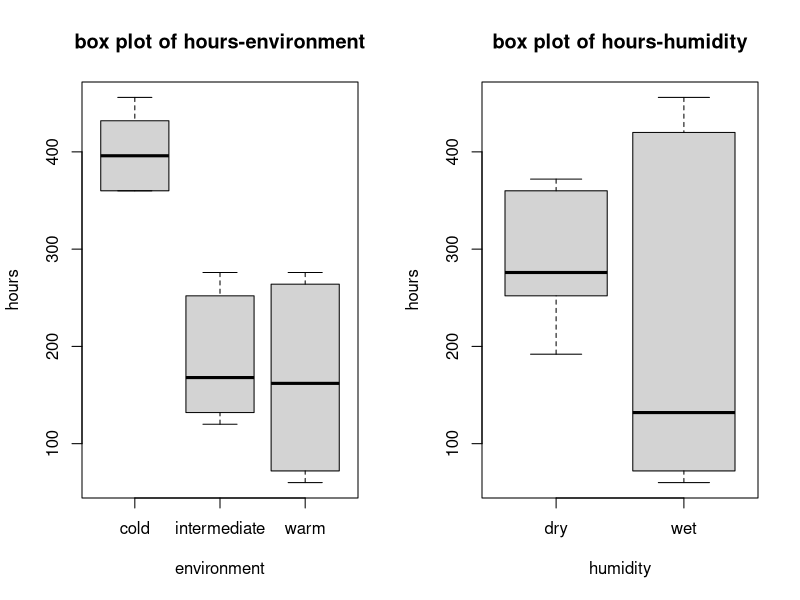
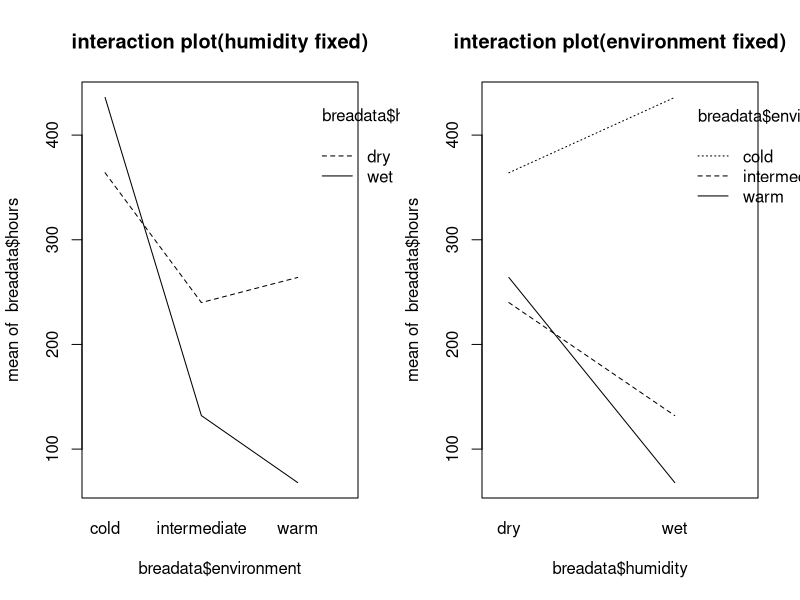
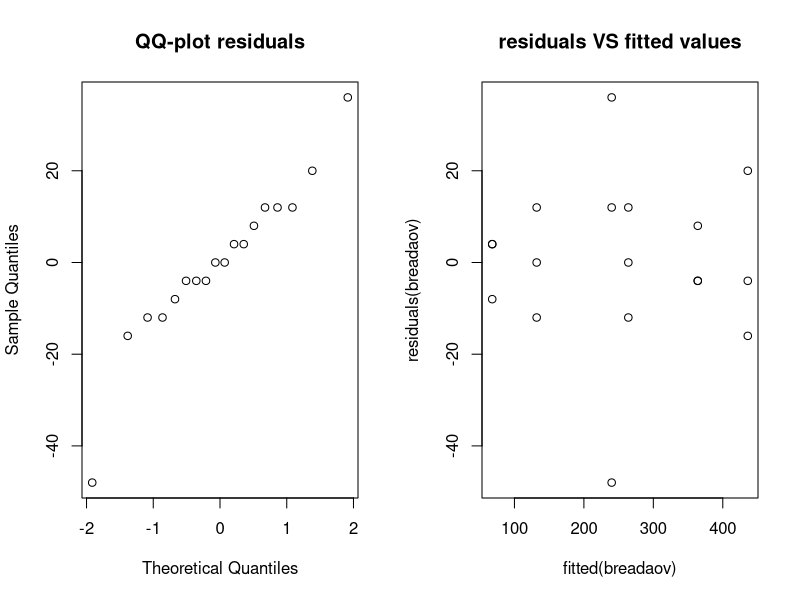
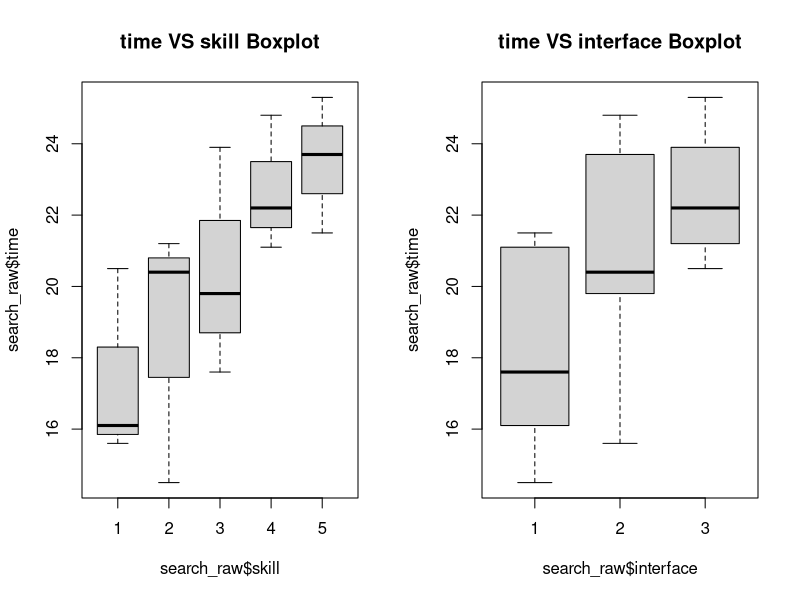
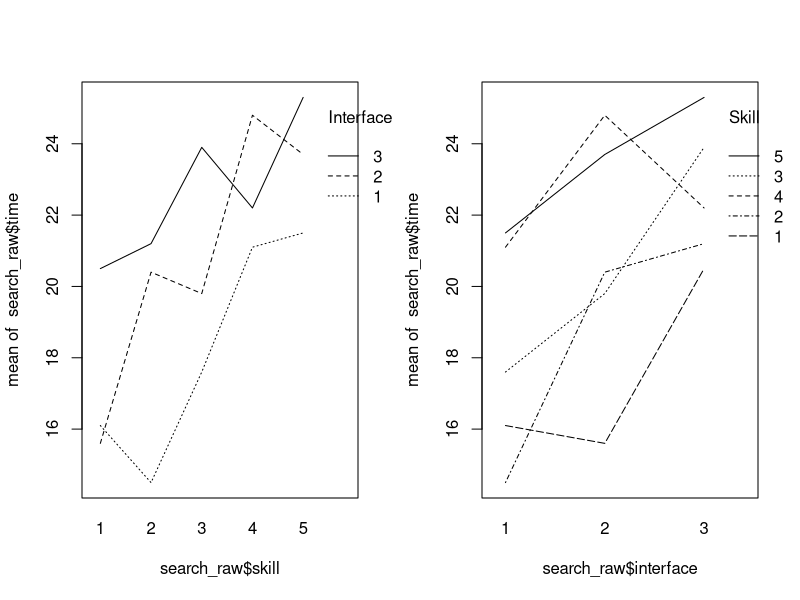
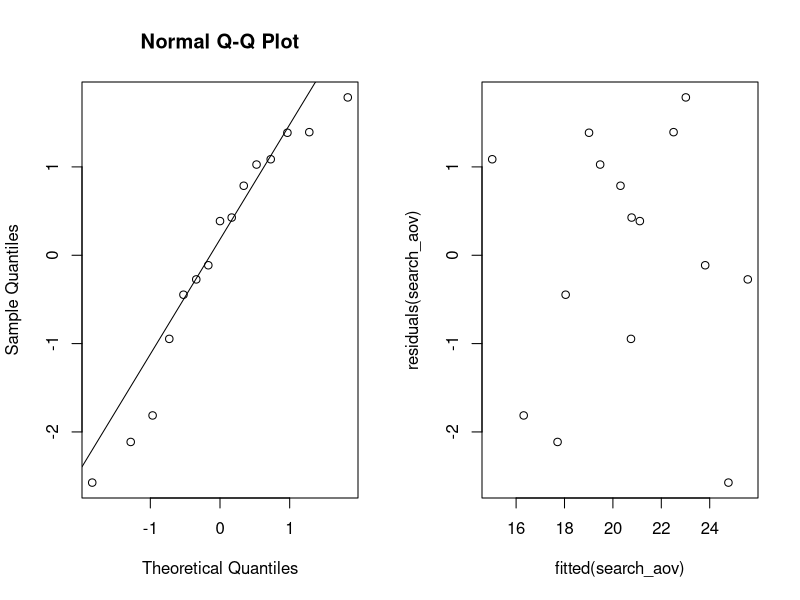
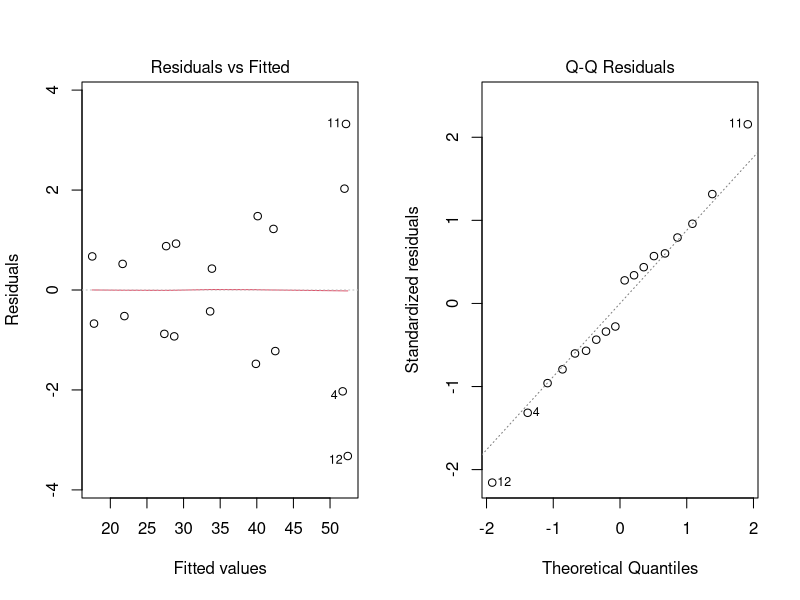
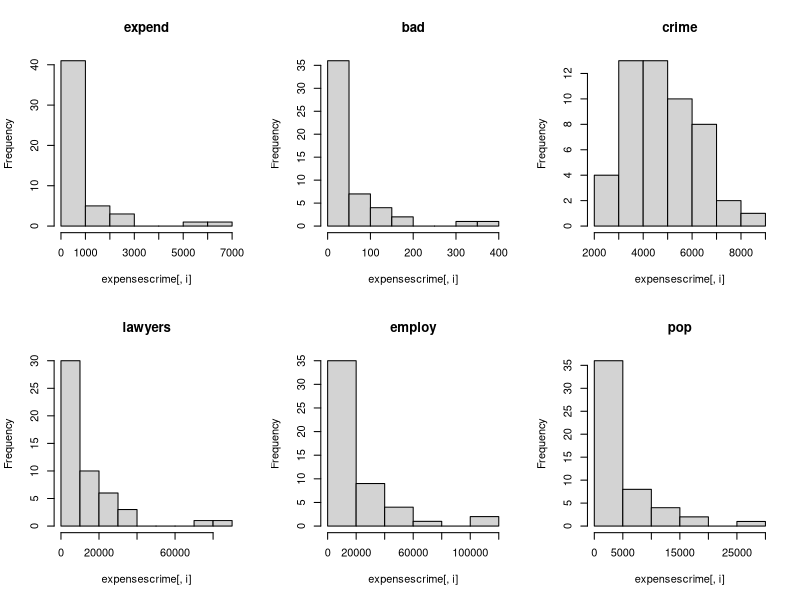

R code for these plots, in order:
## ---- chunk 1
I=3; J=2; N=3
rbind(rep(1:I,each=N*J),rep(1:J,N*I),sample(1:(N*I*J)))
## ---- chunk 2
breadata=read.table(file="bread.txt",header=TRUE);par(mfrow=c(1,2))
boxplot(hours~environment,data=breadata, main="box plot of hours-environment")
boxplot(hours~humidity, data=breadata,main="box plot of hours-humidity"); par(mfrow = c(1,2))
interaction.plot(breadata$environment,breadata$humidity,breadata$hours, main="interaction plot(humidity fixed)")
interaction.plot(breadata$humidity,breadata$environment,breadata$hours, main="interaction plot(environment fixed)")
## ---- chunk 3
breadaov=lm(hours~environment*humidity, data = breadata); anova(breadaov)
## ---- chunk 4
summary(breadaov)
## ---- chunk 5
par(mfrow=c(1,2));qqnorm(residuals(breadaov), main="QQ-plot residuals"); plot(fitted(breadaov),residuals(breadaov), main="residuals VS fitted values")
## ---- chunk 6
search_raw <- read.delim("./search.txt", header = TRUE, sep = "")
I <- 3; B <- 5; N <- 1;
for(i in 1:B) print(sample(1:(N * I)))
## ---- chunk 7
par(mfrow = c(1,2))
boxplot(search_raw$time ~ search_raw$skill, main = "time VS skill Boxplot")
boxplot(search_raw$time ~ search_raw$interface, main = "time VS interface Boxplot")
## ---- chunk 8
par(mfrow=c(1,2))
interaction.plot(search_raw$skill, search_raw$interface, search_raw$time, trace.label = "Interface")
interaction.plot(search_raw$interface, search_raw$skill, search_raw$time, trace.label = "Skill")
## ---- chunk 9
search_raw$skill <- as.factor(search_raw$skill)
search_raw$interface <- as.factor(search_raw$interface)
search_aov <- lm(search_raw$time ~ search_raw$skill + search_raw$interface, data = search_raw)
print(anova(search_aov), signif.stars = F)
## ---- chunk 10
contrasts(search_raw$interface) <- contr.sum; contrasts(search_raw$skill) <- contr.sum
search_aov2 <- lm(search_raw$time  ~ search_raw$interface + search_raw$skill)
summary(search_aov2)
## ---- chunk 11
options(digits = 6)
## ---- chunk 12
qqnorm(residuals(search_aov));qqline(residuals(search_aov))
plot(fitted(search_aov), residuals(search_aov))
print(shapiro.test(residuals(search_aov)))
## ---- chunk 13
options(digits = 5)
friedman.test(search_raw$time, search_raw$interface, search_raw$skill)
## ---- chunk 14
search_aov_one_way <- lm(search_raw$time ~ search_raw$interface, data = search_raw)
print(anova(search_aov_one_way), signif.stars = F)
## ---- chunk 15
cow=read.table(file="cow.txt",header=TRUE)
cow$id=factor(cow$id); cow$per=factor(cow$per)
aovcow=lm(milk~treatment+id,data=cow);print(anova(aovcow), signif.stars = F)
par(mfrow=c(1,2));plot(aovcow,1);plot(aovcow,2)
## ---- chunk 16
cowlm=lm(milk~id+per+treatment,data=cow); print(anova(cowlm), signif.stars = F);summary(cowlm)[4]
## ---- chunk 17
library("lme4")
cowlmer=lmer(milk~treatment+order+per+(1|id),REML=FALSE, data = cow);summary(cowlmer)[10]
cowlmer1 = lmer(milk~order+per+(1|id),REML=FALSE, data = cow)
anova(cowlmer,cowlmer1)
## ---- chunk 18
attach(cow)
t.test(milk[treatment=="A"],milk[treatment=="B"],paired=TRUE)
## ---- chunk 19
nausea_raw <- read.delim("./nauseatable.txt", header = TRUE, sep = "")
med_vec <- c();nausea_vec <- c()

for(i in 1:3) { med_name <- rownames(nausea_raw)[i]
  for(j in 1:2) { nausea <- colnames(nausea_raw)[j]
    for(k in 1:nausea_raw[,j][i]) { med_vec <- append(med_vec, med_name)
      if(j == 1) { nausea_vec <- append(nausea_vec, "no")} 
      else if(j == 2){ nausea_vec <- append(nausea_vec, "yes")}
    }
  }
}
nausea_frame <- data.frame(medicin = med_vec, naus = nausea_vec)
xtabs(~nausea_frame$medicin + nausea_frame$naus)
## ---- chunk 20
permutation_test <- function() {
  B <- 1000; Tstar <- numeric(B)
  for(i in 1:B) { Xstar <- sample(nausea_frame$medicin)
    Tstar[i] <- chisq.test(xtabs(~Xstar + nausea_frame$naus))[[1]]}
  t <- chisq.test(xtabs(~nausea_frame$medicin + nausea_frame$naus))[[1]]
  p1 <- sum(Tstar < t) / B; pr <- sum(Tstar > t) / B
  p <- 2 * min(pr, p1)
  return(p)
}

p_val <- permutation_test()
## ---- chunk 21
options(digits = 3)
## ---- chunk 22
p_val_chi <- chisq.test(xtabs(~nausea_frame$medicin + nausea_frame$naus))[[3]]
## ---- chunk 23
expensescrime=read.table(file="expensescrime.txt",header=TRUE)
par(mfrow=c(2,3))
for (i in c(2,3,4,5,6,7)) hist(expensescrime[,i],main=names(expensescrime[i]))
plot(expensescrime[,c(2,3,4,5,6,7)])
par(mfrow=c(2,3))
## ---- chunk 24
expensescrimelm=lm(expend~bad+crime+lawyers+employ+pop,data=expensescrime)
round(cooks.distance(expensescrimelm),2)
plot(cooks.distance(expensescrimelm),type="b",main="Cook's distances")
## ---- chunk 25
library(car)
## ---- chunk 26
vif(expensescrimelm)
round(cor(expensescrime[,c(3,4,5,6,7)]),2)


## ---- chunk 27
summary(lm(expend~bad,data=expensescrime))[8]
summary(lm(expend~crime,data=expensescrime))[8]
summary(lm(expend~lawyers,data=expensescrime))[8]
summary(lm(expend~employ,data=expensescrime))[8]
summary(lm(expend~pop,data=expensescrime))[8]
## ---- chunk 28
summary(lm(expend~employ+bad,data=expensescrime))[8]
summary(lm(expend~employ+crime,data=expensescrime))[8]
summary(lm(expend~employ+lawyers,data=expensescrime))[8]
summary(lm(expend~employ+pop,data=expensescrime))[8]
## ---- chunk 29
summary(lm(expend~bad+crime+lawyers+employ+pop,data=expensescrime))[8]
summary(lm(expend~bad+lawyers+employ+pop,data=expensescrime))[8]
summary(lm(expend~bad+lawyers+employ,data=expensescrime))[8]
summary(lm(expend~lawyers+employ,data=expensescrime))[8]
## ---- chunk 30
expendemploylawyerslm=lm(expend~employ+lawyers,data=expensescrime)
## ---- chunk 31
par(mfrow=c(3,3))
plot(residuals(expendemploylawyerslm),expensescrime$employemploy,main="plot of residuals against employ")
plot(residuals(expendemploylawyerslm),expensescrime$lawyers,main="plot of residuals against lawyers")
x=residuals(lm(expensescrime$employ+expensescrime$lawyers~expensescrime$bad+expensescrime$crime+expensescrime$pop))
y=residuals(lm(expensescrime$expend~expensescrime$bad+expensescrime$crime+expensescrime$pop))
plot(x,y,main="Added variable plot for employ+lawyers")
plot(residuals(expendemploylawyerslm),expensescrime$bad,main="plot of residuals against bad")
plot(residuals(expendemploylawyerslm),expensescrime$crime,main="plot of residuals against crime")
plot(residuals(expendemploylawyerslm),expensescrime$pop,main="plot of residuals against pop")
plot(residuals(expendemploylawyerslm),expensescrime$expend,main="plot of residuals against expend")
plot(fitted(expendemploylawyerslm),residuals(expendemploylawyerslm), main = "plot of fitted VS residuals")
qqnorm(residuals(expendemploylawyerslm), main = "QQ plot of residuals")
## ---- chunk 32
library(car)
vif(expendemploylawyerslm)
summary(lm(expend~lawyers,data=expensescrime))[8]
summary(lm(expend~employ,data=expensescrime))[8]
